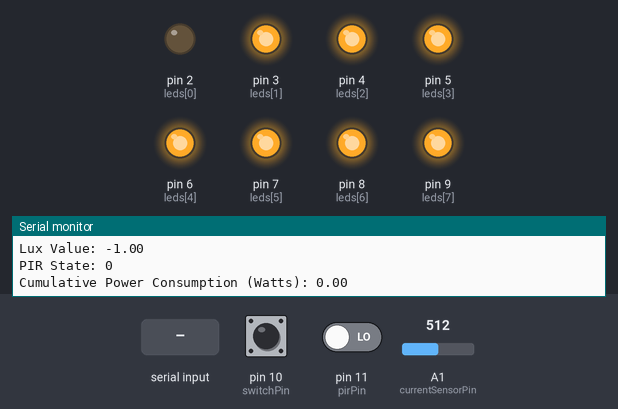
The sketch below on a simulated Arduino Uno, built with avr-gcc and run on an emulated ATmega328P. On the bench: output pins drawn as LEDs (lit = HIGH), the last lines printed to the serial monitor. The inputs (shaded band) are chosen by the test bench; at power-on: pin 11 (pirPin) LOW, pin 10 (switchPin) HIGH, A1 (currentSensorPin) = 512.

Above: at 1.2 s.
1.3 s: pin 11 (pirPin) driven HIGH
At 2.3 s:
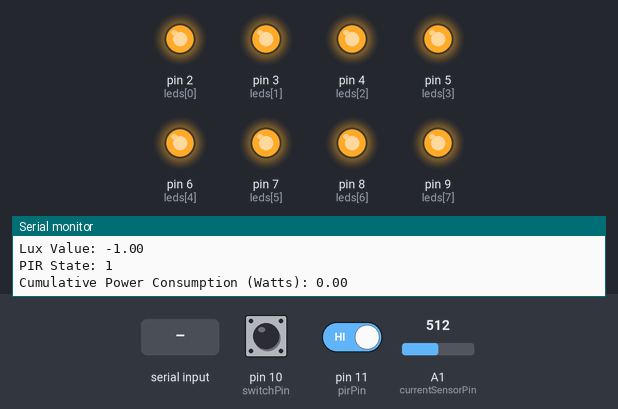
3.5 s: "30,150\n" received over Serial
At 5.9 s:
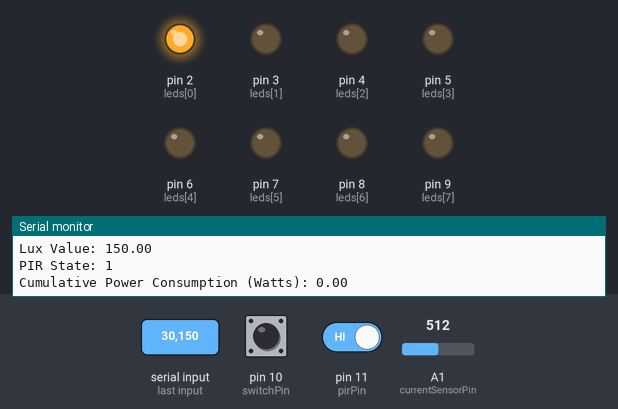
7.6 s: pin 10 (switchPin) pulled LOW for 1 s
At 8.9 s:
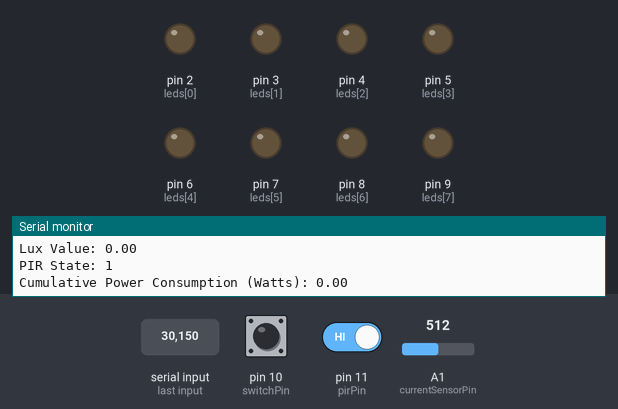
10.6 s: pin 10 (switchPin) pulled LOW for 3.2 s
At 14.7 s:
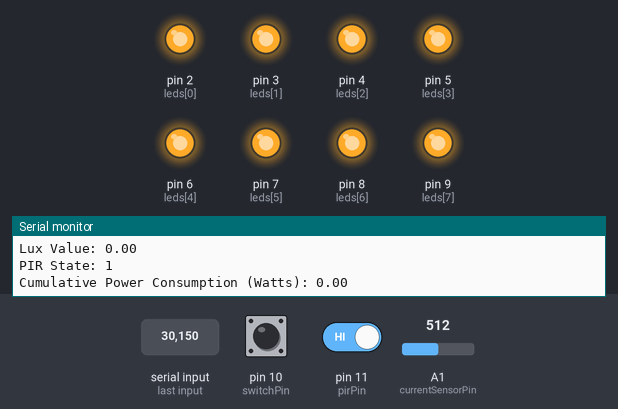
15.6 s: pin 11 (pirPin) driven LOW
At 17.0 s:
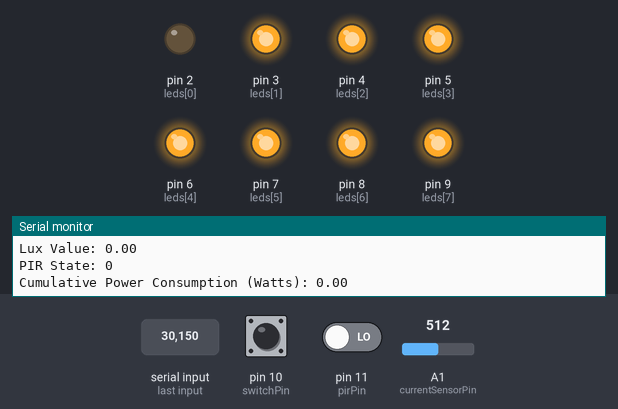
Timing chart, 0 to 18.6 s (numbered marks = the images above; inputs shaded):
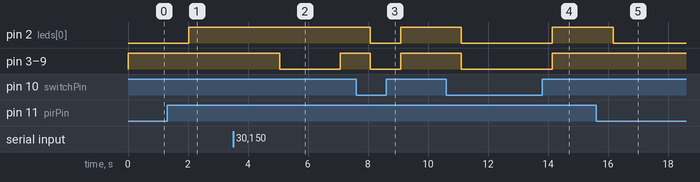

Measured:
- after the input at 1.3 s, pin 2 (leds[0]): LOW → HIGH after 0.72 s
- after the input at 3.5 s, pin 3 (leds[1]), pin 4 (leds[2]), pin 5 (leds[3]), pin 6 (leds[4]), pin 7 (leds[5]), pin 8 (leds[6]), pin 9 (leds[7]): HIGH → LOW after 1.6 s, → HIGH 2.0 s later
- after the input at 7.6 s, pin 2 (leds[0]), pin 3 (leds[1]), pin 4 (leds[2]), pin 5 (leds[3]), pin 6 (leds[4]), pin 7 (leds[5]), pin 8 (leds[6]), pin 9 (leds[7]): HIGH → LOW after 0.48 s, → HIGH 1.0 s later
- after the input at 10.6 s, pin 2 (leds[0]), pin 3 (leds[1]), pin 4 (leds[2]), pin 5 (leds[3]), pin 6 (leds[4]), pin 7 (leds[5]), pin 8 (leds[6]), pin 9 (leds[7]): HIGH → LOW after 0.51 s, → HIGH 3.0 s later
- after the input at 15.6 s, pin 2 (leds[0]): HIGH → LOW after 0.57 s

The sketch:

sketch_sep15b.ino
```cpp
const int leds[] = {2, 3, 4, 5, 6, 7, 8, 9}; // LED pins
const int switchPin = 10;                    // Switch pin
const int pirPin = 11;                       // PIR sensor connected to digital pin 11
const int currentSensorPin = A1;             // ACS712 sensor connected to A1

float luxValue = -1.0; // Initialize lux value to a negative value
float powerWatts = 0.0;
bool motionDetected = false;

void setup() {
  for (int i = 0; i < 8; i++) {
    pinMode(leds[i], OUTPUT);
  }

  pinMode(switchPin, INPUT_PULLUP);
  pinMode(pirPin, INPUT);
  pinMode(currentSensorPin, INPUT);
  Serial.begin(9600);
}

void loop() {
  int pirState = digitalRead(pirPin);

  // Read current sensor and update power consumption
  int analogValue = analogRead(currentSensorPin);
  float current = (analogValue - 512) / 102.4; // ACS712 sensitivity for 20A model
  powerWatts += abs(current) * 5; // Assuming a 5V supply voltage

  if (Serial.available() > 0) {
    luxValue = Serial.parseFloat();
  }

  if (pirState == HIGH) {
    // Motion detected, make LED at pin 2 brighter
    analogWrite(leds[0], 255); // Full brightness
    motionDetected = true;
  } else {
    motionDetected = false;
  }

  if (digitalRead(switchPin) == LOW) {
    // Switch is off, turn off all LEDs
    for (int i = 0; i < 8; i++) {
      digitalWrite(leds[i], LOW);
    }
  } else {
    // Switch is on
    if (luxValue < 100) {
      // Lux value is less than 100, turn on all LEDs except for pin 2
      for (int i = 0; i < 8; i++) {
        if (i != 0) {
          analogWrite(leds[i], 255); // Full brightness
        } else {
          if (motionDetected) {
            analogWrite(leds[i], 255); // Full brightness if motion detected
          } else {
            digitalWrite(leds[i], LOW); // Pin 2 off
          }
        }
      }
    } else if (luxValue >= 100 && luxValue <= 10000) {
      if (luxValue >= 300 && luxValue <= 500) {
        // Lux value between 300 and 500, set brightness to 70%
        for (int i = 0; i < 8; i++) {
          if (i != 0) {
            analogWrite(leds[i], 179); // 70% brightness
          } else {
            if (motionDetected) {
              analogWrite(leds[i], 255); // Full brightness if motion detected
            } else {
              digitalWrite(leds[i], LOW); // Pin 2 off
            }
          }
        }
      } else if (luxValue >= 900 && luxValue <= 1100) {
        // Lux value approximately 1000, set brightness to 50%
        for (int i = 0; i < 8; i++) {
          if (i != 0) {
            analogWrite(leds[i], 128); // 50% brightness
          } else {
            if (motionDetected) {
              analogWrite(leds[i], 255); // Full brightness if motion detected
            } else {
              digitalWrite(leds[i], LOW); // Pin 2 off
            }
          }
        }
      } else {
        // Lux value in the range (100, 300) or (500, 10000), turn off all LEDs except for pin 2
        for (int i = 0; i < 8; i++) {
          if (i != 0) {
            digitalWrite(leds[i], LOW);
          } else {
            if (motionDetected) {
              analogWrite(leds[i], 255); // Full brightness if motion detected
            } else {
              digitalWrite(leds[i], LOW); // Pin 2 off
            }
          }
        }
      }
    } else {
      // Lux value greater than 10,000, turn off all LEDs
      for (int i = 0; i < 8; i++) {
        digitalWrite(leds[i], LOW);
      }
    }
  }

  // Print lux value, PIR state, and cumulative power consumption to Serial Monitor
  Serial.print("Lux Value: ");
  Serial.println(luxValue);
  Serial.print("PIR State: ");
  Serial.println(pirState);
  Serial.print("Cumulative Power Consumption (Watts): ");
  Serial.println(powerWatts);

  delay(1000); // Adjust the delay as needed
}
```
